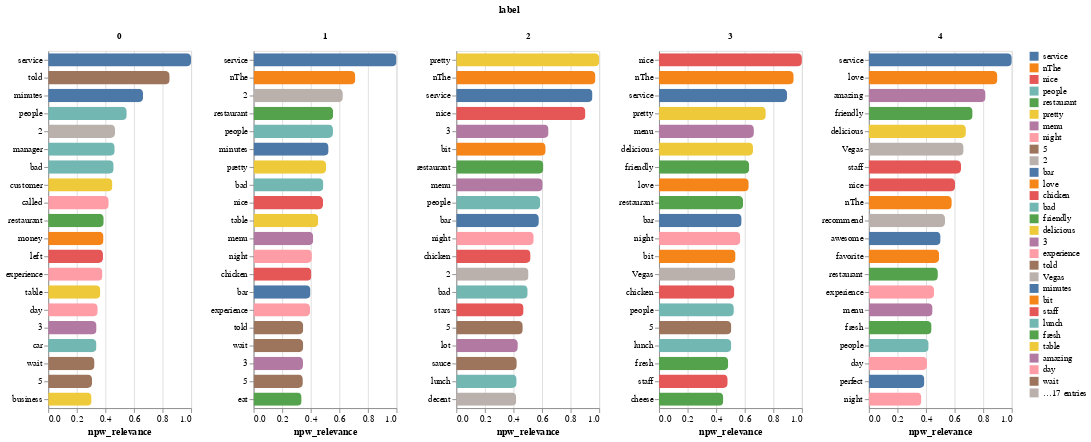

The code cell stored with this chart in its notebook:
### Code cell
charts["npw_relevance"]["BarChart"]

### Figure 1 — Vega specification as saved in the notebook (floating-point values rounded to 4 significant figures)
{"$schema": "https://vega.github.io/schema/vega/v5.json", "data": [{"name": "source_0", "values": [{"label": "4", "ngram": "service", "value": 1.0, "rank": 1}, {"label": "4", "ngram": "love", "value": 0.8996, "rank": 2}, {"label": "4", "ngram": "amazing", "value": 0.8166, "rank": 3}, {"label": "4", "ngram": "friendly", "value": 0.7259, "rank": 4}, {"label": "4", "ngram": "delicious", "value": 0.679, "rank": 5}, {"label": "4", "ngram": "Vegas", "value": 0.663, "rank": 6}, {"label": "4", "ngram": "staff", "value": 0.6447, "rank": 7}, {"label": "4", "ngram": "nice", "value": 0.6032, "rank": 8}, {"label": "4", "ngram": "nThe", "value": 0.5802, "rank": 9}, {"label": "4", "ngram": "recommend", "value": 0.5329, "rank": 10}, {"label": "4", "ngram": "awesome", "value": 0.5019, "rank": 11}, {"label": "4", "ngram": "favorite", "value": 0.4918, "rank": 12}, {"label": "4", "ngram": "restaurant", "value": 0.4828, "rank": 13}, {"label": "4", "ngram": "experience", "value": 0.4562, "rank": 14}, {"label": "4", "ngram": "menu", "value": 0.4458, "rank": 15}, {"label": "4", "ngram": "fresh", "value": 0.4388, "rank": 16}, {"label": "4", "ngram": "people", "value": 0.4184, "rank": 17}, {"label": "4", "ngram": "day", "value": 0.4069, "rank": 18}, {"label": "4", "ngram": "perfect", "value": 0.3884, "rank": 19}, {"label": "4", "ngram": "night", "value": 0.3676, "rank": 20}, {"label": "1", "ngram": "service", "value": 1.0, "rank": 1}, {"label": "1", "ngram": "nThe", "value": 0.712, "rank": 2}, {"label": "1", "ngram": "2", "value": 0.6244, "rank": 3}, {"label": "1", "ngram": "restaurant", "value": 0.5565, "rank": 4}, {"label": "1", "ngram": "people", "value": 0.5554, "rank": 5}, {"label": "1", "ngram": "minutes", "value": 0.5248, "rank": 6}, {"label": "1", "ngram": "pretty", "value": 0.5072, "rank": 7}, {"label": "1", "ngram": "bad", "value": 0.4882, "rank": 8}, {"label": "1", "ngram": "nice", "value": 0.4856, "rank": 9}, {"label": "1", "ngram": "table", "value": 0.4527, "rank": 10}, {"label": "1", "ngram": "menu", "value": 0.4171, "rank": 11}, {"label": "1", "ngram": "night", "value": 0.4078, "rank": 12}, {"label": "1", "ngram": "chicken", "value": 0.4041, "rank": 13}, {"label": "1", "ngram": "bar", "value": 0.398, "rank": 14}, {"label": "1", "ngram": "experience", "value": 0.3951, "rank": 15}, {"label": "1", "ngram": "told", "value": 0.3473, "rank": 16}, {"label": "1", "ngram": "wait", "value": 0.347, "rank": 17}, {"label": "1", "ngram": "3", "value": 0.3456, "rank": 18}, {"label": "1", "ngram": "5", "value": 0.3446, "rank": 19}, {"label": "1", "ngram": "eat", "value": 0.3359, "rank": 20}, {"label": "3", "ngram": "nice", "value": 1.0, "rank": 1}, {"label": "3", "ngram": "nThe", "value": 0.9428, "rank": 2}, {"label": "3", "ngram": "service", "value": 0.8959, "rank": 3}, {"label": "3", "ngram": "pretty", "value": 0.7472, "rank": 4}, {"label": "3", "ngram": "menu", "value": 0.6639, "rank": 5}, {"label": "3", "ngram": "delicious", "value": 0.6577, "rank": 6}, {"label": "3", "ngram": "friendly", "value": 0.631, "rank": 7}, {"label": "3", "ngram": "love", "value": 0.6278, "rank": 8}, {"label": "3", "ngram": "restaurant", "value": 0.5887, "rank": 9}, {"label": "3", "ngram": "bar", "value": 0.5781, "rank": 10}, {"label": "3", "ngram": "night", "value": 0.5693, "rank": 11}, {"label": "3", "ngram": "bit", "value": 0.5355, "rank": 12}, {"label": "3", "ngram": "Vegas", "value": 0.5338, "rank": 13}, {"label": "3", "ngram": "chicken", "value": 0.5275, "rank": 14}, {"label": "3", "ngram": "people", "value": 0.5237, "rank": 15}, {"label": "3", "ngram": "5", "value": 0.506, "rank": 16}, {"label": "3", "ngram": "lunch", "value": 0.5058, "rank": 17}, {"label": "3", "ngram": "fresh", "value": 0.4841, "rank": 18}, {"label": "3", "ngram": "staff", "value": 0.4806, "rank": 19}, {"label": "3", "ngram": "cheese", "value": 0.4497, "rank": 20}, {"label": "0", "ngram": "service", "value": 1.0, "rank": 1}, {"label": "0", "ngram": "told", "value": 0.8501, "rank": 2}, {"label": "0", "ngram": "minutes", "value": 0.664, "rank": 3}, {"label": "0", "ngram": "people", "value": 0.5497, "rank": 4}, {"label": "0", "ngram": "2", "value": 0.4676, "rank": 5}, {"label": "0", "ngram": "manager", "value": 0.4654, "rank": 6}, {"label": "0", "ngram": "bad", "value": 0.4581, "rank": 7}, {"label": "0", "ngram": "customer", "value": 0.4491, "rank": 8}, {"label": "0", "ngram": "called", "value": 0.4234, "rank": 9}, {"label": "0", "ngram": "restaurant", "value": 0.3885, "rank": 10}, {"label": "0", "ngram": "money", "value": 0.387, "rank": 11}, {"label": "0", "ngram": "left", "value": 0.3833, "rank": 12}, {"label": "0", "ngram": "experience", "value": 0.3795, "rank": 13}, {"label": "0", "ngram": "table", "value": 0.3648, "rank": 14}, {"label": "0", "ngram": "day", "value": 0.3465, "rank": 15}, {"label": "0", "ngram": "3", "value": 0.3382, "rank": 16}, {"label": "0", "ngram": "car", "value": 0.3376, "rank": 17}, {"label": "0", "ngram": "wait", "value": 0.324, "rank": 18}, {"label": "0", "ngram": "5", "value": 0.3068, "rank": 19}, {"label": "0", "ngram": "business", "value": 0.3036, "rank": 20}, {"label": "2", "ngram": "pretty", "value": 1.0, "rank": 1}, {"label": "2", "ngram": "nThe", "value": 0.9738, "rank": 2}, {"label": "2", "ngram": "service", "value": 0.9529, "rank": 3}, {"label": "2", "ngram": "nice", "value": 0.9036, "rank": 4}, {"label": "2", "ngram": "3", "value": 0.6454, "rank": 5}, {"label": "2", "ngram": "bit", "value": 0.6253, "rank": 6}, {"label": "2", "ngram": "restaurant", "value": 0.6094, "rank": 7}, {"label": "2", "ngram": "menu", "value": 0.6044, "rank": 8}, {"label": "2", "ngram": "people", "value": 0.5876, "rank": 9}, {"label": "2", "ngram": "bar", "value": 0.5775, "rank": 10}, {"label": "2", "ngram": "night", "value": 0.5418, "rank": 11}, {"label": "2", "ngram": "chicken", "value": 0.5195, "rank": 12}, {"label": "2", "ngram": "2", "value": 0.5053, "rank": 13}, {"label": "2", "ngram": "bad", "value": 0.4995, "rank": 14}, {"label": "2", "ngram": "stars", "value": 0.4708, "rank": 15}, {"label": "2", "ngram": "5", "value": 0.4651, "rank": 16}, {"label": "2", "ngram": "lot", "value": 0.4305, "rank": 17}, {"label": "2", "ngram": "sauce", "value": 0.4231, "rank": 18}, {"label": "2", "ngram": "lunch", "value": 0.4222, "rank": 19}, {"label": "2", "ngram": "decent", "value": 0.4192, "rank": 20}]}, {"name": "column_domain", "values": [{"label": "4", "count": 20}, {"label": "1", "count": 20}, {"label": "3", "count": 20}, {"label": "0", "count": 20}, {"label": "2", "count": 20}]}, {"name": "data_2"}, {"name": "source_0_color_domain_ngram", "values": [{"ngram": "service", "sort_field": 4.849}, {"ngram": "love", "sort_field": 1.527}, {"ngram": "amazing", "sort_field": 0.8166}, {"ngram": "friendly", "sort_field": 1.357}, {"ngram": "delicious", "sort_field": 1.337}, {"ngram": "Vegas", "sort_field": 1.197}, {"ngram": "staff", "sort_field": 1.125}, {"ngram": "nice", "sort_field": 2.992}, {"ngram": "nThe", "sort_field": 3.209}, {"ngram": "recommend", "sort_field": 0.5329}, {"ngram": "awesome", "sort_field": 0.5019}, {"ngram": "favorite", "sort_field": 0.4918}, {"ngram": "restaurant", "sort_field": 2.626}, {"ngram": "experience", "sort_field": 1.231}, {"ngram": "menu", "sort_field": 2.131}, {"ngram": "fresh", "sort_field": 0.923}, {"ngram": "people", "sort_field": 2.635}, {"ngram": "day", "sort_field": 0.7534}, {"ngram": "perfect", "sort_field": 0.3884}, {"ngram": "night", "sort_field": 1.886}, {"ngram": "2", "sort_field": 1.597}, {"ngram": "minutes", "sort_field": 1.189}, {"ngram": "pretty", "sort_field": 2.254}, {"ngram": "bad", "sort_field": 1.446}, {"ngram": "table", "sort_field": 0.8175}, {"ngram": "chicken", "sort_field": 1.451}, {"ngram": "bar", "sort_field": 1.554}, {"ngram": "told", "sort_field": 1.197}, {"ngram": "wait", "sort_field": 0.671}, {"ngram": "3", "sort_field": 1.329}, {"ngram": "5", "sort_field": 1.623}, {"ngram": "eat", "sort_field": 0.3359}, {"ngram": "bit", "sort_field": 1.161}, {"ngram": "lunch", "sort_field": 0.9279}, {"ngram": "cheese", "sort_field": 0.4497}, {"ngram": "manager", "sort_field": 0.4654}, {"ngram": "customer", "sort_field": 0.4491}, {"ngram": "called", "sort_field": 0.4234}, {"ngram": "money", "sort_field": 0.387}, {"ngram": "left", "sort_field": 0.3833}, {"ngram": "car", "sort_field": 0.3376}, {"ngram": "business", "sort_field": 0.3036}, {"ngram": "stars", "sort_field": 0.4708}, {"ngram": "lot", "sort_field": 0.4305}, {"ngram": "sauce", "sort_field": 0.4231}, {"ngram": "decent", "sort_field": 0.4192}]}], "signals": [{"name": "child_width", "value": 160}, {"name": "child_y_step", "value": 20}, {"name": "param_7", "value": "", "bind": {"input": "search", "placeholder": "insert token...", "name": "Filter by token "}}], "marks": [{"type": "group", "name": "column-title", "title": {"text": "label", "offset": 10, "style": "guide-title"}, "role": "column-title"}, {"type": "group", "name": "column_header", "from": {"data": "column_domain"}, "sort": {"field": "datum[\"label\"]", "order": "ascending"}, "encode": {"update": {"width": {"signal": "child_width"}}}, "title": {"text": {"signal": "isValid(parent[\"label\"]) ? parent[\"label\"] : \"\"+parent[\"label\"]"}, "style": "guide-label", "frame": "group", "offset": 10, "fontWeight": "bold"}, "role": "column-header"}, {"type": "group", "name": "cell", "from": {"facet": {"data": "source_0", "name": "facet", "groupby": ["label"], "aggregate": {"fields": ["ngram"], "ops": ["distinct"], "as": ["distinct_ngram"]}}}, "sort": {"field": ["datum[\"label\"]"], "order": ["ascending"]}, "encode": {"update": {"width": {"signal": "child_width"}, "height": {"signal": "bandspace(datum[\"distinct_ngram\"], 0.1, 0.05) * child_y_step"}}}, "data": [{"name": "data_0", "source": "facet", "transform": [{"type": "stack", "field": "value", "groupby": ["ngram"], "sort": {"field": [], "order": []}, "as": ["value_start", "value_end"], "offset": "zero"}, {"type": "filter", "expr": "isValid(datum[\"value\"]) && isFinite(+datum[\"value\"])"}]}, {"name": "facet_child_y_domain_ngram_2", "source": "facet", "transform": [{"type": "aggregate", "groupby": ["ngram"], "fields": ["value"], "ops": ["sum"], "as": ["sort_field"]}, {"type": "project", "fields": ["ngram", "sort_field"]}]}], "marks": [{"type": "group", "from": {"facet": {"data": "data_0", "name": "stack_group_child_main", "groupby": ["ngram"], "aggregate": {"fields": ["value_start", "value_start", "value_end", "value_end"], "ops": ["min", "max", "min", "max"]}}}, "encode": {"update": {"x": {"signal": "min(scale('child_x',datum[\"min_value_start\"]),scale('child_x',datum[\"max_value_start\"]),scale('child_x',datum[\"min_value_end\"]),scale('child_x',datum[\"max_value_end\"]))"}, "cornerRadiusBottomRight": {"value": 5}, "x2": {"signal": "max(scale('child_x',datum[\"min_value_start\"]),scale('child_x',datum[\"max_value_start\"]),scale('child_x',datum[\"min_value_end\"]),scale('child_x',datum[\"max_value_end\"]))"}, "clip": {"value": true}, "yc": {"field": "ngram", "scale": "child_y", "band": 0.5}, "height": {"value": 15}, "cornerRadiusTopRight": {"value": 5}}}, "marks": [{"type": "group", "encode": {"update": {"height": {"field": {"signal": null, "datum": null, "group": "height", "parent": null}}, "x": {"field": {"signal": null, "datum": null, "group": "x", "parent": null}, "mult": -1}}}, "marks": [{"type": "rect", "name": "child_marks", "from": {"data": "stack_group_child_main"}, "encode": {"update": {"x": {"field": "value_end", "scale": "child_x"}, "x2": {"field": "value_start", "scale": "child_x"}, "fill": [{"field": "ngram", "scale": "color", "test": "test(regexp(param_7,'i'),datum.ngram)"}, {"value": ""}], "tooltip": {"signal": "{\"token\": isValid(datum[\"ngram\"]) ? datum[\"ngram\"] : \"\"+datum[\"ngram\"], \"npw_relevance value\": format(datum[\"value\"], \"\")}"}, "height": {"field": {"signal": null, "datum": null, "group": "height", "parent": null}}, "opacity": [{"value": 1, "test": "test(regexp(param_7,'i'),datum.ngram)"}, {"value": 0}]}}, "style": ["bar"]}]}]}], "scales": [{"name": "child_x", "type": "linear", "domain": {"data": "data_0", "fields": ["value_start", "value_end"]}, "range": [0, {"signal": "child_width"}], "nice": true, "zero": true}, {"name": "child_y", "type": "band", "domain": {"data": "facet_child_y_domain_ngram_2", "field": "ngram", "sort": {"op": "max", "field": "sort_field", "order": "descending"}}, "range": {"step": {"signal": "child_y_step"}}, "paddingInner": 0.1, "paddingOuter": 0.05}], "axes": [{"scale": "child_x", "domain": false, "minExtent": 0, "zindex": 0, "maxExtent": 0, "labels": false, "tickCount": {"signal": "ceil(child_width/40)"}, "orient": "bottom", "gridScale": "child_y", "aria": false, "ticks": false, "grid": true}, {"scale": "child_x", "zindex": 0, "title": "npw_relevance", "labelOverlap": true, "orient": "bottom", "tickCount": {"signal": "ceil(child_width/40)"}, "grid": false, "labelFlush": true}, {"scale": "child_y", "orient": "left", "grid": false, "zindex": 0}], "style": "cell"}], "scales": [{"name": "color", "type": "ordinal", "domain": {"data": "source_0_color_domain_ngram", "field": "ngram", "sort": {"op": "max", "field": "sort_field", "order": "descending"}}, "range": "category"}], "layout": {"padding": 20, "offset": {"columnTitle": 10}, "columns": {"signal": "length(data('column_domain'))"}, "bounds": "full", "align": "none", "center": true}, "background": "white", "padding": 5, "legends": [{"fill": "color", "symbolType": "square", "encode": {"symbols": {"update": {"opacity": {"value": 1}}}}}]}
